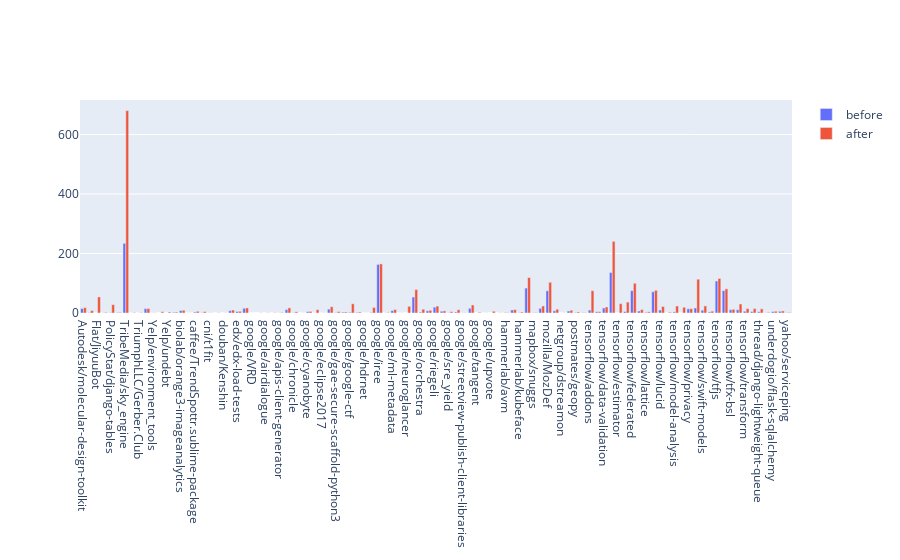

Notebook cell for this chart:
### Code cell
more = freq[freq['after_freq'] > freq['before_freq']]
fig = go.Figure()

fig.add_trace(go.Bar(x = more['repo'].unique(), y=more.before_freq, name='before'))
fig.add_trace(go.Bar(x = more['repo'].unique(), y=more.after_freq, name='after'))

### Figure 1 — Plotly figure (JSON) as saved in the notebook; plotly's stock layout.template omitted (floating-point values rounded to 4 significant figures)
{"data": [{"name": "before", "type": "bar", "x": ["Autodesk/molecular-design-toolkit", "DataDog/beaker_extensions", "Flat/JiyuuBot", "OpenGov/grid_walker", "PolicyStat/django-tables", "Sendhub/sendhub-python", "TribeMedia/sky_engine", "TriumphLLC/FashionProject", "TriumphLLC/Gerber.Club", "UnitedIncome/serverless-python-requirements", "Yelp/environment_tools", "Yelp/love", "Yelp/undebt", "bankonme/bitcointools", "biolab/orange3-imageanalytics", "biolab/red", "caffee/TrendSpottr.sublime-package", "caffee/Unicode.sublime-package", "cni/t1fit", "dad/mrna-prot", "douban/Kenshin", "edx/edx-analytics-data-api", "edx/edx-load-tests", "fragaria/gap-resources", "google/VRD", "google/active-qa", "google/airdialogue", "google/airdialogue_model", "google/apis-client-generator", "google/blockly-games", "google/chronicle", "google/cog", "google/cyanobyte", "google/dspl", "google/eclipse2017", "google/fhir", "google/gae-secure-scaffold-python3", "google/gin-config", "google/google-ctf", "google/gov-meetings-made-searchable", "google/hdrnet", "google/hypebot", "google/iree", "google/meterstick", "google/ml-metadata", "google/neural-logic-machines", "google/neuroglancer", "google/or-tools", "google/orchestra", "google/prog-edu-assistant", "google/riegeli", "google/roboto", "google/sre_yield", "google/starthinker", "google/streetview-publish-client-libraries", "google/syzygy", "google/tangent", "google/telluride_decoding", "google/upvote", "google/visqol", "hammerlab/avm", "hammerlab/isovar", "hammerlab/kubeface", "ironmussa/Optimus", "mapbox/snuggs", "medallia/voldemort", "mozilla/MozDef", "mozilla/relman-auto-nag", "netgroup/dstreamon", "pennlabs/penn-mobile-server", "postmates/geopy", "splunk/splunk-app-splunkgit", "tensorflow/addons", "tensorflow/compression", "tensorflow/data-validation", "tensorflow/docs", "tensorflow/estimator", "tensorflow/examples", "tensorflow/federated", "tensorflow/graphics", "tensorflow/lattice", "tensorflow/lingvo", "tensorflow/lucid", "tensorflow/metadata", "tensorflow/model-analysis", "tensorflow/model-optimization", "tensorflow/privacy", "tensorflow/probability", "tensorflow/swift-models", "tensorflow/tcav", "tensorflow/tfjs", "tensorflow/tfx", "tensorflow/tfx-bsl", "tensorflow/tpu", "tensorflow/transform", "tensorflow/workshops", "thread/django-lightweight-queue", "uncovertruth/py-geohex3", "underdogio/flask-sqlalchemy", "viblo/pymunk", "yahoo/serviceping"], "y": [15, 1.198, 0, 0.5294, 1.115, 1.554, 234.2, 0.1176, 0.1176, 14.71, 0.3636, 0, 0, 2.267, 8.286, 0, 3, 1, 0.4118, 0, 0, 7.754, 5, 16, 0, 0, 0, 0, 0.4444, 11.44, 1, 0, 4.571, 0.3824, 0.1429, 13, 1.242, 2.75, 2.267, 2, 0, 1.556, 163.2, 0.2105, 7.769, 0, 0, 53.56, 3, 7.25, 19.74, 6, 1, 3.188, 0.5238, 15.83, 0, 0, 0, 0, 1.125, 10.11, 1, 83.67, 0.9455, 15.67, 74.64, 7.267, 0, 6.63, 1.494, 1, 9.889, 4.143, 16.7, 136.1, 0, 4.789, 75.09, 6.625, 2.143, 71.45, 10, 0.1429, 3.667, 0, 14, 16.88, 9.4, 3.6, 107.5, 75.25, 11, 11, 5.85, 4.731, 4.067, 0.5741, 4.526, 5.6, 1.25]}, {"name": "after", "type": "bar", "x": ["Autodesk/molecular-design-toolkit", "DataDog/beaker_extensions", "Flat/JiyuuBot", "OpenGov/grid_walker", "PolicyStat/django-tables", "Sendhub/sendhub-python", "TribeMedia/sky_engine", "TriumphLLC/FashionProject", "TriumphLLC/Gerber.Club", "UnitedIncome/serverless-python-requirements", "Yelp/environment_tools", "Yelp/love", "Yelp/undebt", "bankonme/bitcointools", "biolab/orange3-imageanalytics", "biolab/red", "caffee/TrendSpottr.sublime-package", "caffee/Unicode.sublime-package", "cni/t1fit", "dad/mrna-prot", "douban/Kenshin", "edx/edx-analytics-data-api", "edx/edx-load-tests", "fragaria/gap-resources", "google/VRD", "google/active-qa", "google/airdialogue", "google/airdialogue_model", "google/apis-client-generator", "google/blockly-games", "google/chronicle", "google/cog", "google/cyanobyte", "google/dspl", "google/eclipse2017", "google/fhir", "google/gae-secure-scaffold-python3", "google/gin-config", "google/google-ctf", "google/gov-meetings-made-searchable", "google/hdrnet", "google/hypebot", "google/iree", "google/meterstick", "google/ml-metadata", "google/neural-logic-machines", "google/neuroglancer", "google/or-tools", "google/orchestra", "google/prog-edu-assistant", "google/riegeli", "google/roboto", "google/sre_yield", "google/starthinker", "google/streetview-publish-client-libraries", "google/syzygy", "google/tangent", "google/telluride_decoding", "google/upvote", "google/visqol", "hammerlab/avm", "hammerlab/isovar", "hammerlab/kubeface", "ironmussa/Optimus", "mapbox/snuggs", "medallia/voldemort", "mozilla/MozDef", "mozilla/relman-auto-nag", "netgroup/dstreamon", "pennlabs/penn-mobile-server", "postmates/geopy", "splunk/splunk-app-splunkgit", "tensorflow/addons", "tensorflow/compression", "tensorflow/data-validation", "tensorflow/docs", "tensorflow/estimator", "tensorflow/examples", "tensorflow/federated", "tensorflow/graphics", "tensorflow/lattice", "tensorflow/lingvo", "tensorflow/lucid", "tensorflow/metadata", "tensorflow/model-analysis", "tensorflow/model-optimization", "tensorflow/privacy", "tensorflow/probability", "tensorflow/swift-models", "tensorflow/tcav", "tensorflow/tfjs", "tensorflow/tfx", "tensorflow/tfx-bsl", "tensorflow/tpu", "tensorflow/transform", "tensorflow/workshops", "thread/django-lightweight-queue", "uncovertruth/py-geohex3", "underdogio/flask-sqlalchemy", "viblo/pymunk", "yahoo/serviceping"], "y": [17.96, 8, 54, 2, 28, 2, 680, 1.312, 1.312, 15, 0.4857, 4.324, 3.318, 3, 9.273, 0.2182, 5.667, 4.5, 0.5208, 0.8, 0.4545, 10, 5.667, 17, 0.07692, 0.5, 0.6667, 1, 1.561, 17.33, 4, 0.2857, 5.333, 11.12, 0.2667, 21.06, 4.5, 3.444, 31, 3.214, 0.1562, 18.57, 165, 1.5, 11.5, 0.2727, 22.39, 78.83, 12.67, 9, 23.25, 7.116, 4.5, 10.93, 0.8462, 26.96, 2.345, 0.2222, 5.852, 0.6667, 1.2, 11.31, 3.094, 119.0, 1.5, 23.67, 103.2, 12.67, 0.4167, 9.244, 3.55, 1.292, 75, 4.333, 20.27, 240.7, 31.25, 36.64, 100, 11.57, 4, 76.3, 21.88, 2.65, 23.59, 19.33, 14.67, 113.5, 23.75, 6.091, 116, 81.17, 12.33, 30.33, 15, 14.83, 14, 2.2, 6, 6.946, 1.744]}], "layout": {}}
